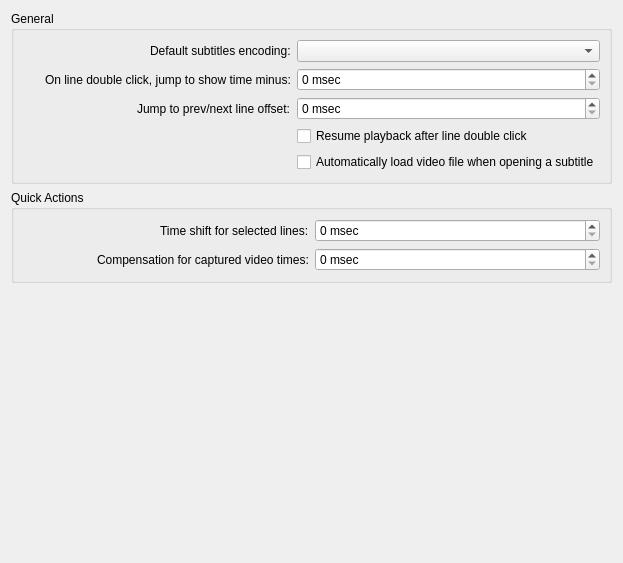
<?xml version="1.0" encoding="UTF-8"?>
<ui version="4.0">
 <class>GeneralConfigWidget</class>
 <widget class="QWidget" name="GeneralConfigWidget">
  <property name="geometry">
   <rect>
    <x>0</x>
    <y>0</y>
    <width>623</width>
    <height>563</height>
   </rect>
  </property>
  <layout class="QVBoxLayout" name="verticalLayout">
   <item>
    <widget class="QGroupBox" name="m_grpGeneral">
     <property name="title">
      <string>General</string>
     </property>
     <layout class="QGridLayout" name="gridLayout" columnstretch="1,1">
      <item row="1" column="1">
       <widget class="QSpinBox" name="kcfg_SeekOffsetOnDoubleClick">
        <property name="suffix">
         <string notr="true"> msec</string>
        </property>
        <property name="maximum">
         <number>10000</number>
        </property>
       </widget>
      </item>
      <item row="1" column="0" alignment="Qt::AlignRight">
       <widget class="QLabel" name="label_4">
        <property name="text">
         <string>On line double click, jump to show time minus:</string>
        </property>
       </widget>
      </item>
      <item row="0" column="1">
       <widget class="QComboBox" name="kcfg_DefaultSubtitlesEncoding"/>
      </item>
      <item row="0" column="0" alignment="Qt::AlignRight">
       <widget class="QLabel" name="label">
        <property name="text">
         <string>Default subtitles encoding:</string>
        </property>
       </widget>
      </item>
      <item row="3" column="1">
       <widget class="QCheckBox" name="kcfg_UnpauseOnDoubleClick">
        <property name="text">
         <string>Resume playback after line double click</string>
        </property>
       </widget>
      </item>
      <item row="4" column="1">
       <widget class="QCheckBox" name="kcfg_AutomaticVideoLoad">
        <property name="text">
         <string>Automatically load video file when opening a subtitle</string>
        </property>
       </widget>
      </item>
      <item row="2" column="0" alignment="Qt::AlignRight">
       <widget class="QLabel" name="label_2">
        <property name="text">
         <string>Jump to prev/next line offset:</string>
        </property>
       </widget>
      </item>
      <item row="2" column="1">
       <widget class="QSpinBox" name="kcfg_JumpLineOffset">
        <property name="suffix">
         <string> msec</string>
        </property>
        <property name="maximum">
         <number>10000</number>
        </property>
       </widget>
      </item>
     </layout>
    </widget>
   </item>
   <item>
    <widget class="QGroupBox" name="m_grpQuickActions">
     <property name="title">
      <string>Quick Actions</string>
     </property>
     <layout class="QGridLayout" name="gridLayout_2" columnstretch="1,1">
      <item row="0" column="1">
       <widget class="QSpinBox" name="kcfg_LinesQuickShiftAmount">
        <property name="suffix">
         <string notr="true"> msec</string>
        </property>
        <property name="maximum">
         <number>1000</number>
        </property>
       </widget>
      </item>
      <item row="1" column="1">
       <widget class="QSpinBox" name="kcfg_GrabbedPositionCompensation">
        <property name="suffix">
         <string notr="true"> msec</string>
        </property>
        <property name="maximum">
         <number>1000</number>
        </property>
       </widget>
      </item>
      <item row="1" column="0" alignment="Qt::AlignRight">
       <widget class="QLabel" name="label_8">
        <property name="text">
         <string>Compensation for captured video times:</string>
        </property>
       </widget>
      </item>
      <item row="0" column="0" alignment="Qt::AlignRight">
       <widget class="QLabel" name="label_5">
        <property name="text">
         <string>Time shift for selected lines:</string>
        </property>
       </widget>
      </item>
     </layout>
    </widget>
   </item>
   <item>
    <spacer name="verticalSpacer">
     <property name="orientation">
      <enum>Qt::Vertical</enum>
     </property>
     <property name="sizeHint" stdset="0">
      <size>
       <width>20</width>
       <height>40</height>
      </size>
     </property>
    </spacer>
   </item>
  </layout>
 </widget>
 <tabstops>
  <tabstop>kcfg_DefaultSubtitlesEncoding</tabstop>
  <tabstop>kcfg_SeekOffsetOnDoubleClick</tabstop>
  <tabstop>kcfg_JumpLineOffset</tabstop>
  <tabstop>kcfg_UnpauseOnDoubleClick</tabstop>
  <tabstop>kcfg_AutomaticVideoLoad</tabstop>
  <tabstop>kcfg_LinesQuickShiftAmount</tabstop>
  <tabstop>kcfg_GrabbedPositionCompensation</tabstop>
 </tabstops>
 <resources/>
 <connections/>
</ui>
